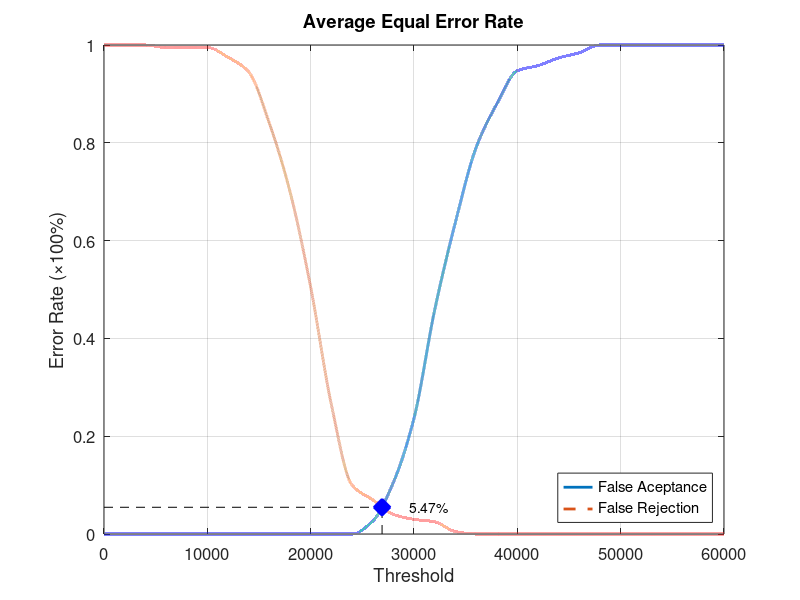
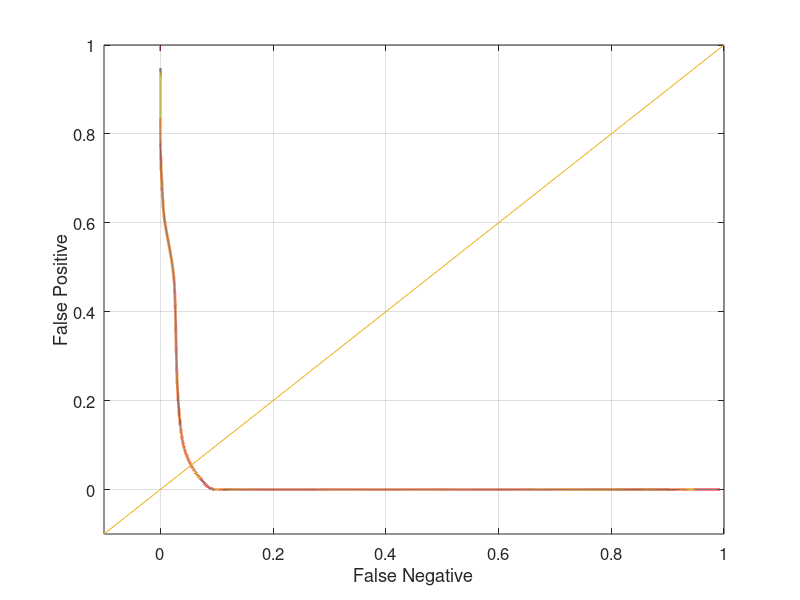

The MATLAB source for these figures, in order:
function yEER = Database1_2
close all;
clear;
clc;
x = 0:2000:60000;
xq = 0:0.5:60000;

y0 = [0 0 0 0 0 0 0 0 0 0 0 0 0 0.0263158 0.105263 0.236842 0.457895 0.636842 0.789474 0.878947 0.947368 0.957895 0.973684 0.984211 1 1 1 1 1 1 1];
yy0 = interp1(x, y0, xq, 'pchip');
y1 = [1 1 1 0.995 0.995 0.995 0.975 0.945 0.84 0.7 0.505 0.265 0.1 0.07 0.04 0.03 0.025 0.005 0 0 0 0 0 0 0 0 0 0 0 0 0];
yy1 = interp1(x, y1, xq, 'pchip');

% Calculating EER: 
y2 = abs(y0 - y1);
find(y2 == min(y2))
yy2 = abs(yy0 - yy1);
xEER = find(yy2 == min(yy2));
xEERIndex = xq(xEER) % X-axis EER
yEER = yy0(xEER) % Y-axis EER

main = figure
plot(xq, yy0,'-','LineWidth', 2);	hold on
plot(xq, yy1,'--','LineWidth', 2);	hold on
plot([xEERIndex xEERIndex], [0 yEER], 'k--');	hold on
plot([0 xEERIndex], [yEER yEER], 'k--');	hold on
plot(xEERIndex, yEER, 'bx', 'LineWidth', 10);	hold on
text(xEERIndex + 10 * xEERIndex / 100, yEER, [num2str(round((10000 * yEER)) / 100) '%'])
legend('False Aceptance', 'False Rejection', 'Location', 'SouthEast')
xlabel('Threshold')
ylabel('Error Rate (\times100%)')
title('Average Equal Error Rate')
set(gca, 'FontSize', 12)
axis([0 60000 0 1])
grid on

print(main, 'Database1_2Main', '-dpng');
FNRxFPR = figure('Color', [1 1 1]);
plot(yy1, yy0, '-', yy1, yy0, 'LineWidth', 2);
hold on
y = -0.1:0.1:1
plot(y, y); 
set(gca, 'FontSize', 12)
xlabel('False Negative')
ylabel('False Positive')
axis([-0.1 1 -0.1 1])
set(gca, 'FontSize', 12)
grid on

print(FNRxFPR, 'Database1_2FNRxFPR','-dpng');
end
